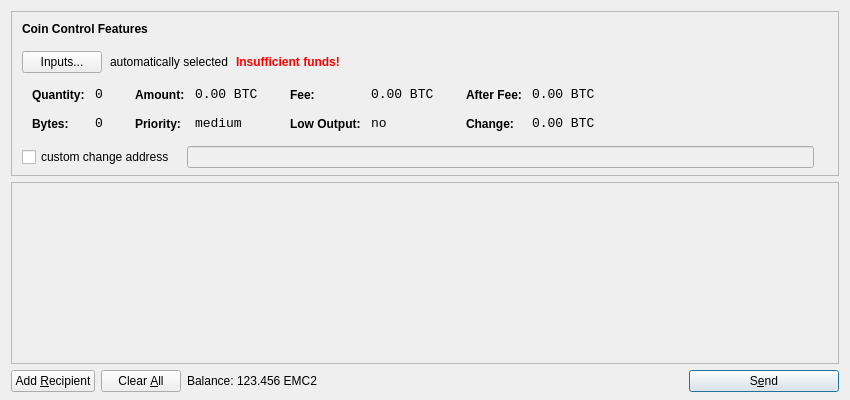
<?xml version="1.0" encoding="UTF-8"?>
<ui version="4.0">
 <class>SendCoinsDialog</class>
 <widget class="QDialog" name="SendCoinsDialog">
  <property name="geometry">
   <rect>
    <x>0</x>
    <y>0</y>
    <width>850</width>
    <height>400</height>
   </rect>
  </property>
  <property name="windowTitle">
   <string>Send Coins</string>
  </property>
  <layout class="QVBoxLayout" name="verticalLayout" stretch="0,1,0">
   <property name="bottomMargin">
    <number>8</number>
   </property>
   <item>
    <widget class="QFrame" name="frameCoinControl">
     <property name="sizePolicy">
      <sizepolicy hsizetype="Expanding" vsizetype="Expanding">
       <horstretch>0</horstretch>
       <verstretch>0</verstretch>
      </sizepolicy>
     </property>
     <property name="maximumSize">
      <size>
       <width>16777215</width>
       <height>16777215</height>
      </size>
     </property>
     <property name="frameShape">
      <enum>QFrame::StyledPanel</enum>
     </property>
     <property name="frameShadow">
      <enum>QFrame::Sunken</enum>
     </property>
     <layout class="QVBoxLayout" name="verticalLayoutCoinControl2">
      <property name="spacing">
       <number>-1</number>
      </property>
      <property name="leftMargin">
       <number>0</number>
      </property>
      <property name="topMargin">
       <number>0</number>
      </property>
      <property name="rightMargin">
       <number>0</number>
      </property>
      <property name="bottomMargin">
       <number>6</number>
      </property>
      <item>
       <layout class="QVBoxLayout" name="verticalLayoutCoinControl" stretch="0,0,0,0,1">
        <property name="spacing">
         <number>0</number>
        </property>
        <property name="leftMargin">
         <number>10</number>
        </property>
        <property name="topMargin">
         <number>10</number>
        </property>
        <item>
         <layout class="QHBoxLayout" name="horizontalLayoutCoinControl1">
          <property name="bottomMargin">
           <number>15</number>
          </property>
          <item>
           <widget class="QLabel" name="labelCoinControlFeatures">
            <property name="sizePolicy">
             <sizepolicy hsizetype="Preferred" vsizetype="Maximum">
              <horstretch>0</horstretch>
              <verstretch>0</verstretch>
             </sizepolicy>
            </property>
            <property name="font">
             <font>
              <weight>75</weight>
              <bold>true</bold>
             </font>
            </property>
            <property name="styleSheet">
             <string notr="true">font-weight:bold;</string>
            </property>
            <property name="text">
             <string>Coin Control Features</string>
            </property>
           </widget>
          </item>
         </layout>
        </item>
        <item>
         <layout class="QHBoxLayout" name="horizontalLayoutCoinControl2" stretch="0,0,0,0">
          <property name="spacing">
           <number>8</number>
          </property>
          <property name="bottomMargin">
           <number>10</number>
          </property>
          <item>
           <widget class="QPushButton" name="pushButtonCoinControl">
            <property name="styleSheet">
             <string notr="true"/>
            </property>
            <property name="text">
             <string>Inputs...</string>
            </property>
           </widget>
          </item>
          <item>
           <widget class="QLabel" name="labelCoinControlAutomaticallySelected">
            <property name="text">
             <string>automatically selected</string>
            </property>
            <property name="margin">
             <number>5</number>
            </property>
           </widget>
          </item>
          <item>
           <widget class="QLabel" name="labelCoinControlInsuffFunds">
            <property name="font">
             <font>
              <weight>75</weight>
              <bold>true</bold>
             </font>
            </property>
            <property name="styleSheet">
             <string notr="true">color:red;font-weight:bold;</string>
            </property>
            <property name="text">
             <string>Insufficient funds!</string>
            </property>
            <property name="margin">
             <number>5</number>
            </property>
           </widget>
          </item>
          <item>
           <spacer name="horizontalSpacerCoinControl">
            <property name="orientation">
             <enum>Qt::Horizontal</enum>
            </property>
            <property name="sizeHint" stdset="0">
             <size>
              <width>40</width>
              <height>1</height>
             </size>
            </property>
           </spacer>
          </item>
         </layout>
        </item>
        <item>
         <widget class="QWidget" name="widgetCoinControl" native="true">
          <property name="sizePolicy">
           <sizepolicy hsizetype="Preferred" vsizetype="Preferred">
            <horstretch>0</horstretch>
            <verstretch>0</verstretch>
           </sizepolicy>
          </property>
          <property name="minimumSize">
           <size>
            <width>0</width>
            <height>0</height>
           </size>
          </property>
          <property name="styleSheet">
           <string notr="true"/>
          </property>
          <layout class="QHBoxLayout" name="horizontalLayoutCoinControl5">
           <property name="margin">
            <number>0</number>
           </property>
           <item>
            <layout class="QHBoxLayout" name="horizontalLayoutCoinControl3" stretch="0,0,0,1">
             <property name="spacing">
              <number>20</number>
             </property>
             <property name="topMargin">
              <number>0</number>
             </property>
             <property name="bottomMargin">
              <number>10</number>
             </property>
             <item>
              <layout class="QFormLayout" name="formLayoutCoinControl1">
               <property name="horizontalSpacing">
                <number>10</number>
               </property>
               <property name="verticalSpacing">
                <number>14</number>
               </property>
               <property name="leftMargin">
                <number>10</number>
               </property>
               <property name="topMargin">
                <number>4</number>
               </property>
               <property name="rightMargin">
                <number>6</number>
               </property>
               <item row="0" column="0">
                <widget class="QLabel" name="labelCoinControlQuantityText">
                 <property name="styleSheet">
                  <string notr="true">font-weight:bold;</string>
                 </property>
                 <property name="text">
                  <string>Quantity:</string>
                 </property>
                 <property name="margin">
                  <number>0</number>
                 </property>
                </widget>
               </item>
               <item row="0" column="1">
                <widget class="QLabel" name="labelCoinControlQuantity">
                 <property name="font">
                  <font>
                   <family>Monospace</family>
                   <pointsize>10</pointsize>
                  </font>
                 </property>
                 <property name="cursor">
                  <cursorShape>IBeamCursor</cursorShape>
                 </property>
                 <property name="contextMenuPolicy">
                  <enum>Qt::ActionsContextMenu</enum>
                 </property>
                 <property name="text">
                  <string notr="true">0</string>
                 </property>
                 <property name="margin">
                  <number>0</number>
                 </property>
                 <property name="textInteractionFlags">
                  <set>Qt::LinksAccessibleByMouse|Qt::TextSelectableByKeyboard|Qt::TextSelectableByMouse</set>
                 </property>
                </widget>
               </item>
               <item row="1" column="0">
                <widget class="QLabel" name="labelCoinControlBytesText">
                 <property name="styleSheet">
                  <string notr="true">font-weight:bold;</string>
                 </property>
                 <property name="text">
                  <string>Bytes:</string>
                 </property>
                </widget>
               </item>
               <item row="1" column="1">
                <widget class="QLabel" name="labelCoinControlBytes">
                 <property name="font">
                  <font>
                   <family>Monospace</family>
                   <pointsize>10</pointsize>
                  </font>
                 </property>
                 <property name="cursor">
                  <cursorShape>IBeamCursor</cursorShape>
                 </property>
                 <property name="contextMenuPolicy">
                  <enum>Qt::ActionsContextMenu</enum>
                 </property>
                 <property name="text">
                  <string notr="true">0</string>
                 </property>
                 <property name="textInteractionFlags">
                  <set>Qt::LinksAccessibleByMouse|Qt::TextSelectableByKeyboard|Qt::TextSelectableByMouse</set>
                 </property>
                </widget>
               </item>
              </layout>
             </item>
             <item>
              <layout class="QFormLayout" name="formLayoutCoinControl2">
               <property name="horizontalSpacing">
                <number>10</number>
               </property>
               <property name="verticalSpacing">
                <number>14</number>
               </property>
               <property name="leftMargin">
                <number>6</number>
               </property>
               <property name="topMargin">
                <number>4</number>
               </property>
               <property name="rightMargin">
                <number>6</number>
               </property>
               <item row="0" column="0">
                <widget class="QLabel" name="labelCoinControlAmountText">
                 <property name="styleSheet">
                  <string notr="true">font-weight:bold;</string>
                 </property>
                 <property name="text">
                  <string>Amount:</string>
                 </property>
                 <property name="margin">
                  <number>0</number>
                 </property>
                </widget>
               </item>
               <item row="0" column="1">
                <widget class="QLabel" name="labelCoinControlAmount">
                 <property name="font">
                  <font>
                   <family>Monospace</family>
                   <pointsize>10</pointsize>
                  </font>
                 </property>
                 <property name="cursor">
                  <cursorShape>IBeamCursor</cursorShape>
                 </property>
                 <property name="contextMenuPolicy">
                  <enum>Qt::ActionsContextMenu</enum>
                 </property>
                 <property name="text">
                  <string notr="true">0.00 BTC</string>
                 </property>
                 <property name="textInteractionFlags">
                  <set>Qt::LinksAccessibleByMouse|Qt::TextSelectableByKeyboard|Qt::TextSelectableByMouse</set>
                 </property>
                </widget>
               </item>
               <item row="1" column="0">
                <widget class="QLabel" name="labelCoinControlPriorityText">
                 <property name="styleSheet">
                  <string notr="true">font-weight:bold;</string>
                 </property>
                 <property name="text">
                  <string>Priority:</string>
                 </property>
                </widget>
               </item>
               <item row="1" column="1">
                <widget class="QLabel" name="labelCoinControlPriority">
                 <property name="font">
                  <font>
                   <family>Monospace</family>
                   <pointsize>10</pointsize>
                  </font>
                 </property>
                 <property name="cursor">
                  <cursorShape>IBeamCursor</cursorShape>
                 </property>
                 <property name="contextMenuPolicy">
                  <enum>Qt::ActionsContextMenu</enum>
                 </property>
                 <property name="text">
                  <string>medium</string>
                 </property>
                 <property name="textInteractionFlags">
                  <set>Qt::LinksAccessibleByMouse|Qt::TextSelectableByKeyboard|Qt::TextSelectableByMouse</set>
                 </property>
                </widget>
               </item>
              </layout>
             </item>
             <item>
              <layout class="QFormLayout" name="formLayoutCoinControl3">
               <property name="horizontalSpacing">
                <number>10</number>
               </property>
               <property name="verticalSpacing">
                <number>14</number>
               </property>
               <property name="leftMargin">
                <number>6</number>
               </property>
               <property name="topMargin">
                <number>4</number>
               </property>
               <property name="rightMargin">
                <number>6</number>
               </property>
               <item row="0" column="0">
                <widget class="QLabel" name="labelCoinControlFeeText">
                 <property name="styleSheet">
                  <string notr="true">font-weight:bold;</string>
                 </property>
                 <property name="text">
                  <string>Fee:</string>
                 </property>
                 <property name="margin">
                  <number>0</number>
                 </property>
                </widget>
               </item>
               <item row="0" column="1">
                <widget class="QLabel" name="labelCoinControlFee">
                 <property name="font">
                  <font>
                   <family>Monospace</family>
                   <pointsize>10</pointsize>
                  </font>
                 </property>
                 <property name="cursor">
                  <cursorShape>IBeamCursor</cursorShape>
                 </property>
                 <property name="contextMenuPolicy">
                  <enum>Qt::ActionsContextMenu</enum>
                 </property>
                 <property name="text">
                  <string notr="true">0.00 BTC</string>
                 </property>
                 <property name="textInteractionFlags">
                  <set>Qt::LinksAccessibleByMouse|Qt::TextSelectableByKeyboard|Qt::TextSelectableByMouse</set>
                 </property>
                </widget>
               </item>
               <item row="1" column="0">
                <widget class="QLabel" name="labelCoinControlLowOutputText">
                 <property name="styleSheet">
                  <string notr="true">font-weight:bold;</string>
                 </property>
                 <property name="text">
                  <string>Low Output:</string>
                 </property>
                </widget>
               </item>
               <item row="1" column="1">
                <widget class="QLabel" name="labelCoinControlLowOutput">
                 <property name="font">
                  <font>
                   <family>Monospace</family>
                   <pointsize>10</pointsize>
                  </font>
                 </property>
                 <property name="cursor">
                  <cursorShape>IBeamCursor</cursorShape>
                 </property>
                 <property name="contextMenuPolicy">
                  <enum>Qt::ActionsContextMenu</enum>
                 </property>
                 <property name="text">
                  <string>no</string>
                 </property>
                 <property name="textInteractionFlags">
                  <set>Qt::LinksAccessibleByMouse|Qt::TextSelectableByKeyboard|Qt::TextSelectableByMouse</set>
                 </property>
                </widget>
               </item>
              </layout>
             </item>
             <item>
              <layout class="QFormLayout" name="formLayoutCoinControl4">
               <property name="horizontalSpacing">
                <number>10</number>
               </property>
               <property name="verticalSpacing">
                <number>14</number>
               </property>
               <property name="leftMargin">
                <number>6</number>
               </property>
               <property name="topMargin">
                <number>4</number>
               </property>
               <property name="rightMargin">
                <number>6</number>
               </property>
               <item row="0" column="0">
                <widget class="QLabel" name="labelCoinControlAfterFeeText">
                 <property name="styleSheet">
                  <string notr="true">font-weight:bold;</string>
                 </property>
                 <property name="text">
                  <string>After Fee:</string>
                 </property>
                 <property name="margin">
                  <number>0</number>
                 </property>
                </widget>
               </item>
               <item row="0" column="1">
                <widget class="QLabel" name="labelCoinControlAfterFee">
                 <property name="font">
                  <font>
                   <family>Monospace</family>
                   <pointsize>10</pointsize>
                  </font>
                 </property>
                 <property name="cursor">
                  <cursorShape>IBeamCursor</cursorShape>
                 </property>
                 <property name="contextMenuPolicy">
                  <enum>Qt::ActionsContextMenu</enum>
                 </property>
                 <property name="text">
                  <string notr="true">0.00 BTC</string>
                 </property>
                 <property name="textInteractionFlags">
                  <set>Qt::LinksAccessibleByMouse|Qt::TextSelectableByKeyboard|Qt::TextSelectableByMouse</set>
                 </property>
                </widget>
               </item>
               <item row="1" column="0">
                <widget class="QLabel" name="labelCoinControlChangeText">
                 <property name="styleSheet">
                  <string notr="true">font-weight:bold;</string>
                 </property>
                 <property name="text">
                  <string>Change:</string>
                 </property>
                </widget>
               </item>
               <item row="1" column="1">
                <widget class="QLabel" name="labelCoinControlChange">
                 <property name="font">
                  <font>
                   <family>Monospace</family>
                   <pointsize>10</pointsize>
                  </font>
                 </property>
                 <property name="cursor">
                  <cursorShape>IBeamCursor</cursorShape>
                 </property>
                 <property name="contextMenuPolicy">
                  <enum>Qt::ActionsContextMenu</enum>
                 </property>
                 <property name="text">
                  <string notr="true">0.00 BTC</string>
                 </property>
                 <property name="textInteractionFlags">
                  <set>Qt::LinksAccessibleByMouse|Qt::TextSelectableByKeyboard|Qt::TextSelectableByMouse</set>
                 </property>
                </widget>
               </item>
              </layout>
             </item>
            </layout>
           </item>
          </layout>
         </widget>
        </item>
        <item>
         <layout class="QHBoxLayout" name="horizontalLayoutCoinControl4" stretch="0,0,0">
          <property name="spacing">
           <number>12</number>
          </property>
          <property name="sizeConstraint">
           <enum>QLayout::SetDefaultConstraint</enum>
          </property>
          <property name="topMargin">
           <number>5</number>
          </property>
          <property name="rightMargin">
           <number>5</number>
          </property>
          <item>
           <widget class="QCheckBox" name="checkBoxCoinControlChange">
            <property name="text">
             <string>custom change address</string>
            </property>
           </widget>
          </item>
          <item>
           <widget class="QLineEdit" name="lineEditCoinControlChange">
            <property name="enabled">
             <bool>false</bool>
            </property>
            <property name="sizePolicy">
             <sizepolicy hsizetype="Expanding" vsizetype="Fixed">
              <horstretch>0</horstretch>
              <verstretch>0</verstretch>
             </sizepolicy>
            </property>
           </widget>
          </item>
          <item>
           <widget class="QLabel" name="labelCoinControlChangeLabel">
            <property name="sizePolicy">
             <sizepolicy hsizetype="Preferred" vsizetype="Expanding">
              <horstretch>0</horstretch>
              <verstretch>0</verstretch>
             </sizepolicy>
            </property>
            <property name="minimumSize">
             <size>
              <width>0</width>
              <height>0</height>
             </size>
            </property>
            <property name="text">
             <string/>
            </property>
            <property name="margin">
             <number>3</number>
            </property>
           </widget>
          </item>
         </layout>
        </item>
        <item>
         <spacer name="verticalSpacerCoinControl">
          <property name="orientation">
           <enum>Qt::Vertical</enum>
          </property>
          <property name="sizeHint" stdset="0">
           <size>
            <width>800</width>
            <height>1</height>
           </size>
          </property>
         </spacer>
        </item>
       </layout>
      </item>
     </layout>
    </widget>
   </item>
   <item>
    <widget class="QScrollArea" name="scrollArea">
     <property name="widgetResizable">
      <bool>true</bool>
     </property>
     <widget class="QWidget" name="scrollAreaWidgetContents">
      <property name="geometry">
       <rect>
        <x>0</x>
        <y>0</y>
        <width>830</width>
        <height>165</height>
       </rect>
      </property>
      <layout class="QVBoxLayout" name="verticalLayout_2">
       <property name="margin">
        <number>0</number>
       </property>
       <item>
        <layout class="QVBoxLayout" name="entries">
         <property name="spacing">
          <number>6</number>
         </property>
        </layout>
       </item>
       <item>
        <spacer name="verticalSpacer">
         <property name="orientation">
          <enum>Qt::Vertical</enum>
         </property>
         <property name="sizeHint" stdset="0">
          <size>
           <width>20</width>
           <height>40</height>
          </size>
         </property>
        </spacer>
       </item>
      </layout>
     </widget>
    </widget>
   </item>
   <item>
    <layout class="QHBoxLayout" name="horizontalLayout">
     <item>
      <widget class="QPushButton" name="addButton">
       <property name="toolTip">
        <string>Send to multiple recipients at once</string>
       </property>
       <property name="text">
        <string>Add &amp;Recipient</string>
       </property>
       <property name="icon">
        <iconset resource="../bitcoin.qrc">
         <normaloff>:/icons/add</normaloff>:/icons/add</iconset>
       </property>
       <property name="autoDefault">
        <bool>false</bool>
       </property>
      </widget>
     </item>
     <item>
      <widget class="QPushButton" name="clearButton">
       <property name="sizePolicy">
        <sizepolicy hsizetype="Minimum" vsizetype="Fixed">
         <horstretch>0</horstretch>
         <verstretch>0</verstretch>
        </sizepolicy>
       </property>
       <property name="toolTip">
        <string>Remove all transaction fields</string>
       </property>
       <property name="text">
        <string>Clear &amp;All</string>
       </property>
       <property name="icon">
        <iconset resource="../bitcoin.qrc">
         <normaloff>:/icons/remove</normaloff>:/icons/remove</iconset>
       </property>
       <property name="autoRepeatDelay">
        <number>300</number>
       </property>
       <property name="autoDefault">
        <bool>false</bool>
       </property>
      </widget>
     </item>
     <item>
      <layout class="QHBoxLayout" name="horizontalLayout_2">
       <property name="spacing">
        <number>3</number>
       </property>
       <item>
        <widget class="QLabel" name="label">
         <property name="text">
          <string>Balance:</string>
         </property>
        </widget>
       </item>
       <item>
        <widget class="QLabel" name="labelBalance">
         <property name="cursor">
          <cursorShape>IBeamCursor</cursorShape>
         </property>
         <property name="text">
          <string>123.456 EMC2</string>
         </property>
         <property name="textInteractionFlags">
          <set>Qt::LinksAccessibleByMouse|Qt::TextSelectableByKeyboard|Qt::TextSelectableByMouse</set>
         </property>
        </widget>
       </item>
      </layout>
     </item>
     <item>
      <spacer name="horizontalSpacer">
       <property name="orientation">
        <enum>Qt::Horizontal</enum>
       </property>
       <property name="sizeHint" stdset="0">
        <size>
         <width>40</width>
         <height>20</height>
        </size>
       </property>
      </spacer>
     </item>
     <item>
      <widget class="QPushButton" name="sendButton">
       <property name="minimumSize">
        <size>
         <width>150</width>
         <height>0</height>
        </size>
       </property>
       <property name="toolTip">
        <string>Confirm the send action</string>
       </property>
       <property name="text">
        <string>S&amp;end</string>
       </property>
       <property name="icon">
        <iconset resource="../bitcoin.qrc">
         <normaloff>:/icons/send</normaloff>:/icons/send</iconset>
       </property>
       <property name="default">
        <bool>true</bool>
       </property>
      </widget>
     </item>
    </layout>
   </item>
  </layout>
 </widget>
 <resources>
  <include location="../bitcoin.qrc"/>
 </resources>
 <connections/>
</ui>
